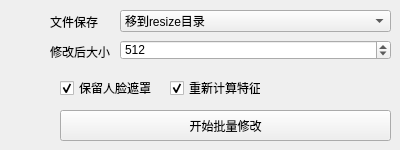
      <widget class="QWidget" name="tab_8">
       <attribute name="icon">
        <iconset>
         <normaloff>icons/图片.png</normaloff>icons/图片.png</iconset>
       </attribute>
       <attribute name="title">
        <string>修改尺寸</string>
       </attribute>
       <widget class="QPushButton" name="btnResizeFaceImages">
        <property name="geometry">
         <rect>
          <x>60</x>
          <y>110</y>
          <width>331</width>
          <height>31</height>
         </rect>
        </property>
        <property name="text">
         <string>开始批量修改</string>
        </property>
       </widget>
       <widget class="QCheckBox" name="checkBoxSaveDfl">
        <property name="geometry">
         <rect>
          <x>60</x>
          <y>80</y>
          <width>101</width>
          <height>16</height>
         </rect>
        </property>
        <property name="text">
         <string>保留人脸遮罩</string>
        </property>
        <property name="checked">
         <bool>true</bool>
        </property>
       </widget>
       <widget class="QCheckBox" name="checkBoxSaveDfl_2">
        <property name="geometry">
         <rect>
          <x>170</x>
          <y>80</y>
          <width>91</width>
          <height>16</height>
         </rect>
        </property>
        <property name="text">
         <string>重新计算特征点</string>
        </property>
        <property name="checked">
         <bool>true</bool>
        </property>
       </widget>
       <widget class="QLabel" name="label_39">
        <property name="geometry">
         <rect>
          <x>50</x>
          <y>40</y>
          <width>72</width>
          <height>23</height>
         </rect>
        </property>
        <property name="text">
         <string>修改后大小</string>
        </property>
       </widget>
       <widget class="QSpinBox" name="spinBoxAdjustFaceSize">
        <property name="geometry">
         <rect>
          <x>120</x>
          <y>40</y>
          <width>271</width>
          <height>20</height>
         </rect>
        </property>
        <property name="minimum">
         <number>64</number>
        </property>
        <property name="maximum">
         <number>2048</number>
        </property>
        <property name="singleStep">
         <number>16</number>
        </property>
        <property name="value">
         <number>512</number>
        </property>
       </widget>
       <widget class="QLabel" name="label_40">
        <property name="geometry">
         <rect>
          <x>50</x>
          <y>10</y>
          <width>72</width>
          <height>23</height>
         </rect>
        </property>
        <property name="text">
         <string>文件保存</string>
        </property>
       </widget>
       <widget class="QComboBox" name="comboBoxResizeSave">
        <property name="geometry">
         <rect>
          <x>120</x>
          <y>10</y>
          <width>271</width>
          <height>22</height>
         </rect>
        </property>
        <item>
         <property name="text">
          <string>移到resize目录</string>
         </property>
        </item>
       </widget>
      </widget>
